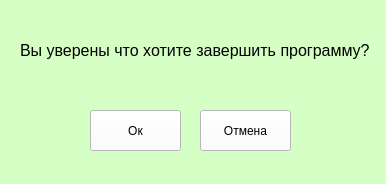
<?xml version="1.0" encoding="UTF-8"?>
<ui version="4.0">
 <class>End</class>
 <widget class="QWidget" name="End">
  <property name="geometry">
   <rect>
    <x>0</x>
    <y>0</y>
    <width>386</width>
    <height>184</height>
   </rect>
  </property>
  <property name="minimumSize">
   <size>
    <width>386</width>
    <height>184</height>
   </size>
  </property>
  <property name="maximumSize">
   <size>
    <width>386</width>
    <height>184</height>
   </size>
  </property>
  <property name="windowTitle">
   <string>Закрытие программы</string>
  </property>
  <property name="styleSheet">
   <string notr="true">background-color: #d6ffc5</string>
  </property>
  <widget class="QLabel" name="label">
   <property name="geometry">
    <rect>
     <x>20</x>
     <y>30</y>
     <width>351</width>
     <height>41</height>
    </rect>
   </property>
   <property name="text">
    <string>&lt;html&gt;&lt;head/&gt;&lt;body&gt;&lt;p&gt;&lt;span style=&quot; font-size:12pt;&quot;&gt;Вы уверены что хотите завершить программу?&lt;/span&gt;&lt;/p&gt;&lt;/body&gt;&lt;/html&gt;</string>
   </property>
  </widget>
  <widget class="QPushButton" name="ok_btn">
   <property name="geometry">
    <rect>
     <x>90</x>
     <y>110</y>
     <width>91</width>
     <height>41</height>
    </rect>
   </property>
   <property name="styleSheet">
    <string notr="true">background-color: rgb(255, 255, 255)</string>
   </property>
   <property name="text">
    <string>Ок</string>
   </property>
  </widget>
  <widget class="QPushButton" name="no_btn">
   <property name="geometry">
    <rect>
     <x>200</x>
     <y>110</y>
     <width>91</width>
     <height>41</height>
    </rect>
   </property>
   <property name="styleSheet">
    <string notr="true">background-color: rgb(255, 255, 255)</string>
   </property>
   <property name="text">
    <string>Отмена</string>
   </property>
  </widget>
 </widget>
 <resources/>
 <connections/>
</ui>
